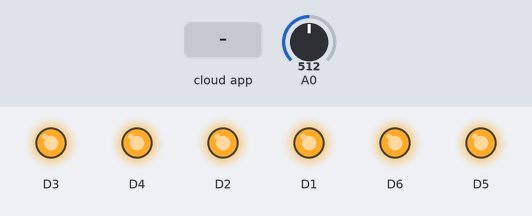
A sketch run on a simulated ESP8266 (NodeMCU). On the bench: output pins drawn as LEDs (lit = HIGH). Inputs (shaded band) come from the test bench; at power-on: A0 = 512. WiFi joins after 1.5 s; servers stay silent unless stated; the Firebase database answers and starts empty; what the sketch prints to the serial monitor is not drawn.

Above: at 2.7 s.
2.8 s: the phone or cloud app sets buton1 to true
At 5.6 s:
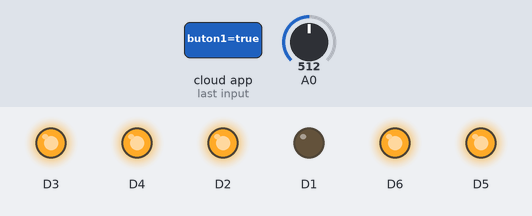
6.5 s: the phone or cloud app sets buton2 to true
At 9.5 s:
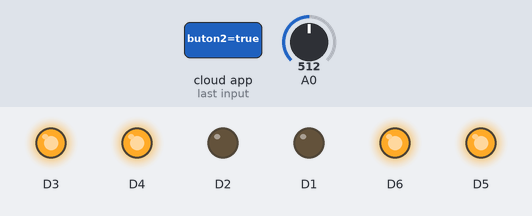
10.0 s: the phone or cloud app sets buton3 to true
At 12.3 s:
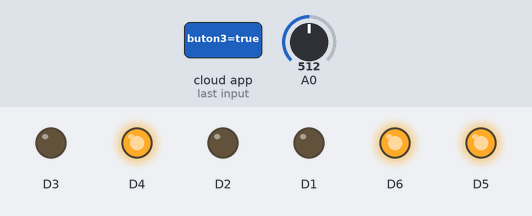
13.5 s: the phone or cloud app sets buton4 to true
At 16.2 s:
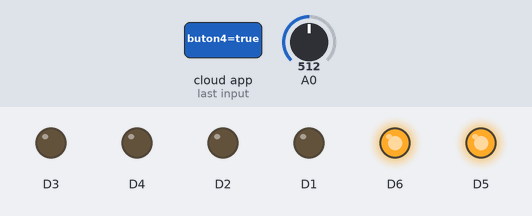
17.0 s: the phone or cloud app sets buton5 to true
At 20.1 s:
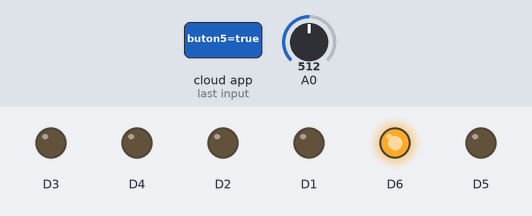
20.5 s: the phone or cloud app sets buton6 to true
At 22.1 s:
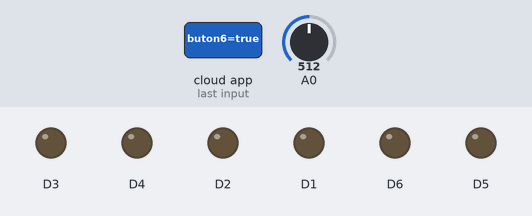
Timing chart, 0 to 23.2 s (numbered marks = the images above; inputs shaded):
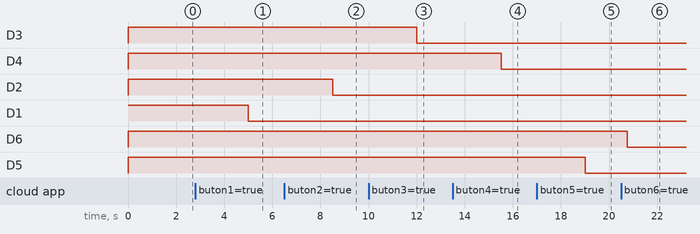

The sketch:

ESP8266KOD.ino
```cpp
#include <ESP8266WiFi.h>
#include <FirebaseArduino.h>
#include <math.h>

#define FIREBASE_HOST "sudaki-elektrik-deneme-default-rtdb.firebaseio.com"
#define FIREBASE_AUTH "BKoi2HKAxZYdD9BH7a7aHmwhXnWJN4tHLb5B3FlG"
#define WIFI_SSID "POCO X3 NFC"
#define WIFI_PASSWORD "b837c4b7886a"

void setup() {
  Serial.begin(9600);

  pinMode(D1,OUTPUT);
  pinMode(D2,OUTPUT);
  pinMode(D3,OUTPUT);
  pinMode(D4,OUTPUT);
  pinMode(D5,OUTPUT);
  pinMode(D6,OUTPUT);
  digitalWrite(D1,HIGH);
  digitalWrite(D2,HIGH);
  digitalWrite(D3,HIGH);
  digitalWrite(D4,HIGH);
  digitalWrite(D5,HIGH);
  digitalWrite(D6,HIGH);


  // connect to wifi.
  WiFi.begin(WIFI_SSID, WIFI_PASSWORD);
  Serial.print("connecting");
  while (WiFi.status() != WL_CONNECTED) {
    Serial.print(".");
    delay(500);
  }
  Serial.println();
  Serial.print("connected: ");
  Serial.println(WiFi.localIP());

  Firebase.begin(FIREBASE_HOST, FIREBASE_AUTH);
}

double Termistor(int analogOkuma){

 double sicaklik;
  sicaklik = log(((10240000 / analogOkuma) - 10000));
  sicaklik = 1 / (0.001129148 + (0.000234125 + (0.0000000876741 * sicaklik * sicaklik)) * sicaklik);
  sicaklik = sicaklik - 273.15;
  return sicaklik;
}

void loop() {

  int deger = analogRead(A0);
  double sicaklik = Termistor(deger);
  Serial.println(sicaklik);

  delay(100);

  Firebase.setFloat("sicaklik ",sicaklik);

  String buton1 = Firebase.getString("buton1");
  delay(100);

  String buton2 = Firebase.getString("buton2");
  delay(100);

  String buton3 = Firebase.getString("buton3");
  delay(100);

  String buton4 = Firebase.getString("buton4");
  delay(100);

  String buton5 = Firebase.getString("buton5");
  delay(100);

  String buton6 = Firebase.getString("buton6");
  delay(100);

  if(buton1 == "true")
  {
    digitalWrite(D1,LOW);
    }
    else if (buton1 == "false")
    {
      digitalWrite(D1,HIGH);
      }

  if(buton2== "true")
  {
    digitalWrite(D2,LOW);
    }
    else if (buton2 == "false")
    {
      digitalWrite(D2,HIGH);
      }

  if(buton3 == "true")
  {
    digitalWrite(D3,LOW);
    }
    else if (buton3 == "false")
    {
      digitalWrite(D3,HIGH);
      }

  if(buton4 == "true")
  {
    digitalWrite(D4,LOW);
    }
    else if (buton4 == "false")
    {
      digitalWrite(D4,HIGH);
      }

  if(buton5 == "true")
  {
    digitalWrite(D5,LOW);
    }
    else if (buton5 == "false")
    {
      digitalWrite(D5,HIGH);
      }

  if(buton6 == "true")
  {
    digitalWrite(D6,LOW);
    }
    else if (buton6 == "false")
    {
      digitalWrite(D6,HIGH);
      }


}
```

Measured:
- after the input at 2.8 s, D1: HIGH → LOW after 2.2 s
- after the input at 6.5 s, D2: HIGH → LOW after 2.0 s
- after the input at 10.0 s, D3: HIGH → LOW after 2.0 s
- after the input at 13.5 s, D4: HIGH → LOW after 2.0 s
- after the input at 17.0 s, D5: HIGH → LOW after 2.0 s
- after the input at 20.5 s, D6: HIGH → LOW after 0.26 s
